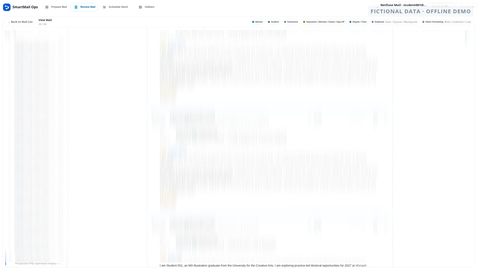
#> input picture films/smartmail-lifecycle-film/out/qa/independent/v51/post-scroll/phone-f0910.png, 480 x 270 px, given in place of f0857.jpg, which was not available
$ python decode-final-review.py
#> lines starting #> are read from the running program, lines starting #| are printed output that depends on the picture; pictures that were not available may be replaced by others from this repository, and a replacement may not be noted
from pathlib import Path
import subprocess,json,hashlib
from PIL import Image,ImageDraw,ImageFont
R=Path.cwd();Q=R/'out/qa/independent/v51/post-scroll';D=Q/'frames';D.mkdir(exist_ok=True)
p=R/'out/smartmail-lifecycle-with-music.mp4'
subprocess.run(['ffmpeg','-v','error','-i',str(p),'-vf','select=between(n\\,857\\,1033)','-fps_mode','vfr','-q:v','2',str(D/'seq-%04d.jpg')],check=True)
#> (this line was passed over: subprocess is not available in this run)
for i,f in enumerate(range(857,1034),1):(D/f'seq-{i:04d}.jpg').rename(D/f'f{f:04d}.jpg')
font=ImageFont.truetype('/usr/share/fonts/truetype/dejavu/DejaVuSans.ttf',19)
ns=[857,869,881,896,905,910,929,953,969,985,996,1002,1005,1012,1032,1033]
can=Image.new('RGB',(1920,1192),'#0d141f');draw=ImageDraw.Draw(can)
#> after `can = Image.new('RGB', (1920, 1192), '#0d141f')`:
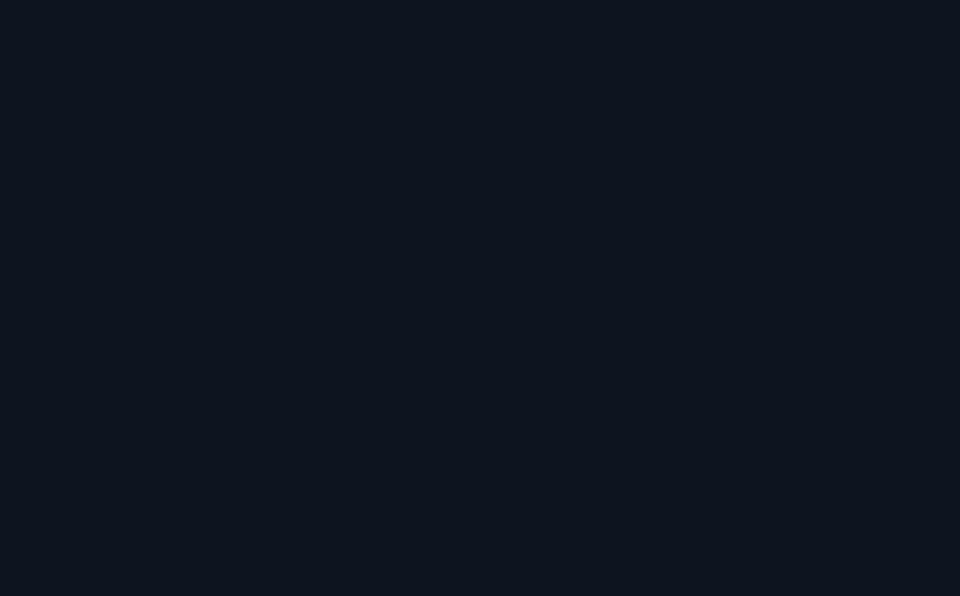
#> can: PIL image 1920x1192 RGB (shown at 1/2 size); mean R, G, B 13, 20, 31
for i,n in enumerate(ns):
 x=i%4*480;y=i//4*298;im=Image.open(D/f'f{n:04d}.jpg').resize((480,270),Image.Resampling.LANCZOS);can.paste(im,(x,y));draw.text((x+8,y+273),f'f{n:04d}  local{n-857:03d}',font=font,fill='white')
#> further down, im is the input picture: PIL image 480x270 RGB; mean R, G, B 251.5, 251.8, 252
#> after `can.paste(im, (x, y))`:
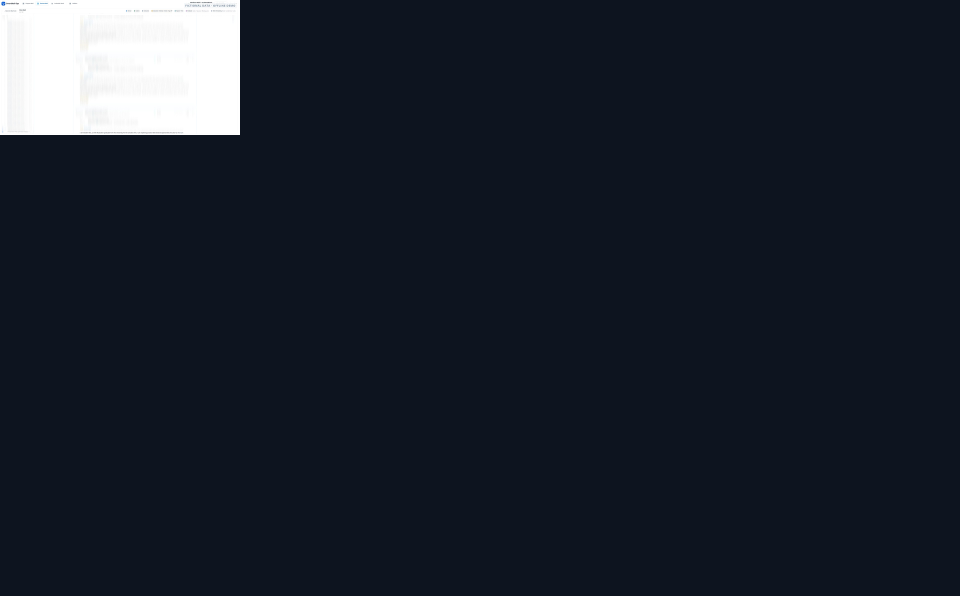
#> can: PIL image 1920x1192 RGB (shown at 1/2 size); mean R, G, B 26.5, 33.1, 43.5
#> pass 2 of the loop `for i,n in enumerate(ns):`:
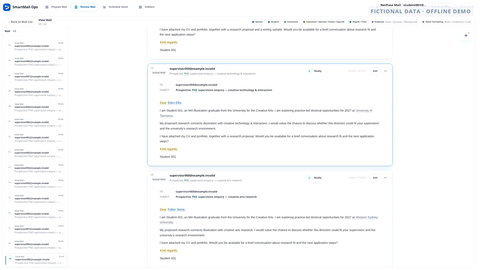
#> input picture films/smartmail-lifecycle-film/out/qa/independent/v51/post-scroll/phone-f0996.png, 480 x 270 px, given in place of f0869.jpg, which was not available
#> im is the input picture: PIL image 480x270 RGB; mean R, G, B 250, 250.5, 250.8
#> `can.paste(im, (x, y))`:
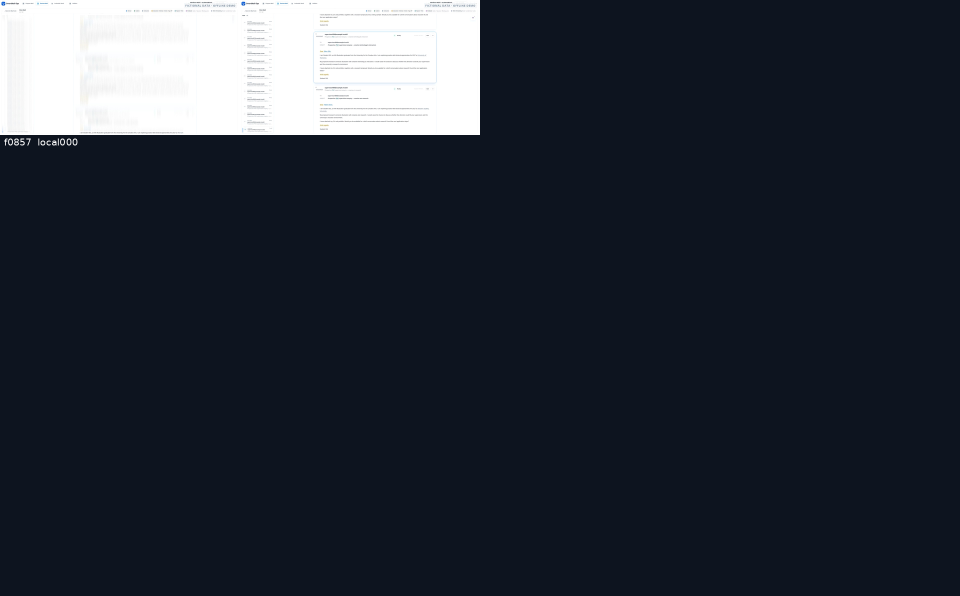
#> can: PIL image 1920x1192 RGB (shown at 1/2 size); mean R, G, B 40, 46.2, 56
#> (the run stopped early here; a loop or call above may not have finished)
